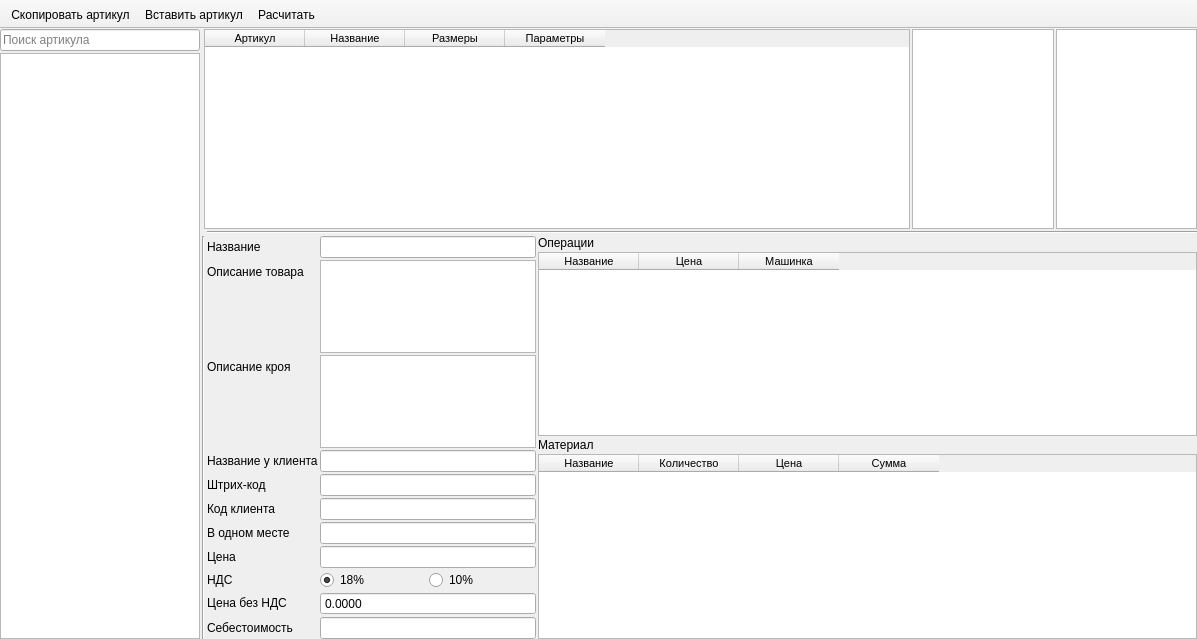
<?xml version="1.0" encoding="UTF-8"?>
<ui version="4.0">
 <class>MainWindow</class>
 <widget class="QMainWindow" name="MainWindow">
  <property name="geometry">
   <rect>
    <x>0</x>
    <y>0</y>
    <width>1197</width>
    <height>639</height>
   </rect>
  </property>
  <property name="windowTitle">
   <string>Артикула</string>
  </property>
  <widget class="QWidget" name="centralwidget">
   <layout class="QGridLayout" name="gridLayout_2" columnstretch="0">
    <property name="leftMargin">
     <number>0</number>
    </property>
    <property name="topMargin">
     <number>0</number>
    </property>
    <property name="rightMargin">
     <number>0</number>
    </property>
    <property name="bottomMargin">
     <number>0</number>
    </property>
    <property name="spacing">
     <number>2</number>
    </property>
    <item row="0" column="0">
     <layout class="QGridLayout" name="gridLayout" columnstretch="4,0,0">
      <property name="leftMargin">
       <number>0</number>
      </property>
      <property name="topMargin">
       <number>0</number>
      </property>
      <property name="rightMargin">
       <number>0</number>
      </property>
      <property name="spacing">
       <number>2</number>
      </property>
      <item row="2" column="1" colspan="2">
       <layout class="QGridLayout" name="gridLayout_5" columnstretch="0,1,2">
        <property name="spacing">
         <number>2</number>
        </property>
        <item row="1" column="2">
         <layout class="QVBoxLayout" name="verticalLayout_4">
          <property name="spacing">
           <number>2</number>
          </property>
          <item>
           <widget class="QLabel" name="label_40">
            <property name="text">
             <string>Операции</string>
            </property>
           </widget>
          </item>
          <item>
           <widget class="QTableWidget" name="tw_operations">
            <property name="font">
             <font>
              <family>Tahoma</family>
              <pointsize>8</pointsize>
             </font>
            </property>
            <property name="acceptDrops">
             <bool>false</bool>
            </property>
            <property name="editTriggers">
             <set>QAbstractItemView::NoEditTriggers</set>
            </property>
            <property name="dragEnabled">
             <bool>false</bool>
            </property>
            <property name="alternatingRowColors">
             <bool>true</bool>
            </property>
            <property name="selectionBehavior">
             <enum>QAbstractItemView::SelectRows</enum>
            </property>
            <attribute name="horizontalHeaderCascadingSectionResizes">
             <bool>false</bool>
            </attribute>
            <attribute name="horizontalHeaderHighlightSections">
             <bool>true</bool>
            </attribute>
            <attribute name="horizontalHeaderShowSortIndicator" stdset="0">
             <bool>false</bool>
            </attribute>
            <attribute name="horizontalHeaderStretchLastSection">
             <bool>false</bool>
            </attribute>
            <attribute name="verticalHeaderVisible">
             <bool>false</bool>
            </attribute>
            <attribute name="verticalHeaderDefaultSectionSize">
             <number>20</number>
            </attribute>
            <attribute name="verticalHeaderHighlightSections">
             <bool>true</bool>
            </attribute>
            <attribute name="verticalHeaderMinimumSectionSize">
             <number>18</number>
            </attribute>
            <attribute name="verticalHeaderShowSortIndicator" stdset="0">
             <bool>false</bool>
            </attribute>
            <attribute name="verticalHeaderStretchLastSection">
             <bool>false</bool>
            </attribute>
            <column>
             <property name="text">
              <string>Название</string>
             </property>
            </column>
            <column>
             <property name="text">
              <string>Цена</string>
             </property>
            </column>
            <column>
             <property name="text">
              <string>Машинка</string>
             </property>
            </column>
           </widget>
          </item>
          <item>
           <widget class="QLabel" name="label_41">
            <property name="text">
             <string>Материал</string>
            </property>
           </widget>
          </item>
          <item>
           <widget class="QTableWidget" name="tw_materials">
            <property name="font">
             <font>
              <family>Tahoma</family>
              <pointsize>8</pointsize>
             </font>
            </property>
            <property name="editTriggers">
             <set>QAbstractItemView::NoEditTriggers</set>
            </property>
            <property name="alternatingRowColors">
             <bool>true</bool>
            </property>
            <property name="selectionBehavior">
             <enum>QAbstractItemView::SelectRows</enum>
            </property>
            <attribute name="verticalHeaderVisible">
             <bool>false</bool>
            </attribute>
            <attribute name="verticalHeaderDefaultSectionSize">
             <number>20</number>
            </attribute>
            <attribute name="verticalHeaderMinimumSectionSize">
             <number>18</number>
            </attribute>
            <column>
             <property name="text">
              <string>Название</string>
             </property>
            </column>
            <column>
             <property name="text">
              <string>Количество</string>
             </property>
            </column>
            <column>
             <property name="text">
              <string>Цена</string>
             </property>
            </column>
            <column>
             <property name="text">
              <string>Сумма</string>
             </property>
            </column>
           </widget>
          </item>
         </layout>
        </item>
        <item row="1" column="1">
         <layout class="QFormLayout" name="formLayout_5">
          <property name="horizontalSpacing">
           <number>2</number>
          </property>
          <property name="verticalSpacing">
           <number>2</number>
          </property>
          <item row="0" column="0">
           <widget class="QLabel" name="label_42">
            <property name="text">
             <string>Название</string>
            </property>
           </widget>
          </item>
          <item row="0" column="1">
           <widget class="QLineEdit" name="le_name">
            <property name="maxLength">
             <number>60</number>
            </property>
           </widget>
          </item>
          <item row="1" column="0">
           <widget class="QLabel" name="label_43">
            <property name="text">
             <string>Описание товара</string>
            </property>
           </widget>
          </item>
          <item row="1" column="1">
           <widget class="QPlainTextEdit" name="pe_product_note">
            <property name="enabled">
             <bool>true</bool>
            </property>
            <property name="font">
             <font>
              <family>Tahoma</family>
             </font>
            </property>
           </widget>
          </item>
          <item row="2" column="0">
           <widget class="QLabel" name="label_44">
            <property name="text">
             <string>Описание кроя</string>
            </property>
           </widget>
          </item>
          <item row="2" column="1">
           <widget class="QPlainTextEdit" name="pe_cut_note">
            <property name="enabled">
             <bool>true</bool>
            </property>
            <property name="font">
             <font>
              <family>Tahoma</family>
             </font>
            </property>
           </widget>
          </item>
          <item row="3" column="0">
           <widget class="QLabel" name="label_45">
            <property name="text">
             <string>Название у клиента</string>
            </property>
           </widget>
          </item>
          <item row="3" column="1">
           <widget class="QLineEdit" name="le_client_name">
            <property name="maxLength">
             <number>65</number>
            </property>
           </widget>
          </item>
          <item row="4" column="0">
           <widget class="QLabel" name="label_46">
            <property name="text">
             <string>Штрих-код</string>
            </property>
           </widget>
          </item>
          <item row="4" column="1">
           <widget class="QLineEdit" name="le_barcode">
            <property name="maxLength">
             <number>15</number>
            </property>
           </widget>
          </item>
          <item row="5" column="0">
           <widget class="QLabel" name="label_47">
            <property name="text">
             <string>Код клиента</string>
            </property>
           </widget>
          </item>
          <item row="5" column="1">
           <widget class="QLineEdit" name="le_client_code">
            <property name="maxLength">
             <number>15</number>
            </property>
           </widget>
          </item>
          <item row="6" column="0">
           <widget class="QLabel" name="label_48">
            <property name="text">
             <string>В одном месте</string>
            </property>
           </widget>
          </item>
          <item row="6" column="1">
           <widget class="QLineEdit" name="le_in_on_place">
            <property name="maxLength">
             <number>10</number>
            </property>
           </widget>
          </item>
          <item row="7" column="0">
           <widget class="QLabel" name="label_49">
            <property name="text">
             <string>Цена</string>
            </property>
           </widget>
          </item>
          <item row="7" column="1">
           <widget class="QLineEdit" name="le_price">
            <property name="enabled">
             <bool>true</bool>
            </property>
           </widget>
          </item>
          <item row="8" column="0">
           <widget class="QLabel" name="label_50">
            <property name="text">
             <string>НДС</string>
            </property>
           </widget>
          </item>
          <item row="8" column="1">
           <layout class="QHBoxLayout" name="horizontalLayout_8">
            <item>
             <widget class="QRadioButton" name="rb_nds_1">
              <property name="text">
               <string>18%</string>
              </property>
              <property name="checked">
               <bool>true</bool>
              </property>
             </widget>
            </item>
            <item>
             <widget class="QRadioButton" name="rb_nds_2">
              <property name="text">
               <string>10%</string>
              </property>
             </widget>
            </item>
           </layout>
          </item>
          <item row="10" column="0">
           <widget class="QLabel" name="label_51">
            <property name="text">
             <string>&lt;html&gt;&lt;head/&gt;&lt;body&gt;&lt;p align=&quot;center&quot;&gt;Цена без НДС&lt;/p&gt;&lt;/body&gt;&lt;/html&gt;</string>
            </property>
           </widget>
          </item>
          <item row="11" column="0">
           <widget class="QLabel" name="label_52">
            <property name="text">
             <string>&lt;html&gt;&lt;head/&gt;&lt;body&gt;&lt;p align=&quot;center&quot;&gt;Себестоимость&lt;/p&gt;&lt;/body&gt;&lt;/html&gt;</string>
            </property>
           </widget>
          </item>
          <item row="10" column="1">
           <widget class="QDoubleSpinBox" name="sb_no_nds">
            <property name="readOnly">
             <bool>true</bool>
            </property>
            <property name="buttonSymbols">
             <enum>QAbstractSpinBox::NoButtons</enum>
            </property>
            <property name="decimals">
             <number>4</number>
            </property>
            <property name="maximum">
             <double>500.990000000000009</double>
            </property>
           </widget>
          </item>
          <item row="11" column="1">
           <widget class="QLineEdit" name="le_cost_price">
            <property name="enabled">
             <bool>true</bool>
            </property>
            <property name="readOnly">
             <bool>true</bool>
            </property>
           </widget>
          </item>
         </layout>
        </item>
        <item row="1" column="0">
         <widget class="Line" name="line_2">
          <property name="orientation">
           <enum>Qt::Vertical</enum>
          </property>
         </widget>
        </item>
        <item row="0" column="1" colspan="2">
         <widget class="Line" name="line">
          <property name="orientation">
           <enum>Qt::Horizontal</enum>
          </property>
         </widget>
        </item>
       </layout>
      </item>
      <item row="1" column="0" rowspan="2">
       <widget class="QTreeWidget" name="tree_widget">
        <property name="minimumSize">
         <size>
          <width>200</width>
          <height>0</height>
         </size>
        </property>
        <property name="maximumSize">
         <size>
          <width>200</width>
          <height>16777215</height>
         </size>
        </property>
        <property name="font">
         <font>
          <family>Tahoma</family>
          <pointsize>8</pointsize>
         </font>
        </property>
        <property name="editTriggers">
         <set>QAbstractItemView::NoEditTriggers</set>
        </property>
        <property name="autoExpandDelay">
         <number>-1</number>
        </property>
        <property name="animated">
         <bool>true</bool>
        </property>
        <property name="headerHidden">
         <bool>true</bool>
        </property>
        <column>
         <property name="text">
          <string notr="true">1</string>
         </property>
        </column>
       </widget>
      </item>
      <item row="0" column="0">
       <widget class="QLineEdit" name="lineEdit">
        <property name="minimumSize">
         <size>
          <width>200</width>
          <height>0</height>
         </size>
        </property>
        <property name="maximumSize">
         <size>
          <width>200</width>
          <height>16777215</height>
         </size>
        </property>
        <property name="placeholderText">
         <string>Поиск артикула</string>
        </property>
       </widget>
      </item>
      <item row="0" column="2" rowspan="2">
       <layout class="QHBoxLayout" name="horizontalLayout" stretch="10,2,2">
        <property name="spacing">
         <number>2</number>
        </property>
        <item>
         <widget class="QTableWidget" name="tw_article">
          <property name="minimumSize">
           <size>
            <width>0</width>
            <height>200</height>
           </size>
          </property>
          <property name="font">
           <font>
            <family>Tahoma</family>
            <pointsize>8</pointsize>
           </font>
          </property>
          <property name="editTriggers">
           <set>QAbstractItemView::NoEditTriggers</set>
          </property>
          <property name="alternatingRowColors">
           <bool>true</bool>
          </property>
          <property name="selectionBehavior">
           <enum>QAbstractItemView::SelectRows</enum>
          </property>
          <property name="sortingEnabled">
           <bool>true</bool>
          </property>
          <attribute name="verticalHeaderVisible">
           <bool>false</bool>
          </attribute>
          <attribute name="verticalHeaderDefaultSectionSize">
           <number>20</number>
          </attribute>
          <attribute name="verticalHeaderMinimumSectionSize">
           <number>18</number>
          </attribute>
          <column>
           <property name="text">
            <string>Артикул</string>
           </property>
          </column>
          <column>
           <property name="text">
            <string>Название</string>
           </property>
          </column>
          <column>
           <property name="text">
            <string>Размеры</string>
           </property>
          </column>
          <column>
           <property name="text">
            <string>Параметры</string>
           </property>
          </column>
         </widget>
        </item>
        <item>
         <widget class="QListWidget" name="lw_size">
          <property name="minimumSize">
           <size>
            <width>120</width>
            <height>0</height>
           </size>
          </property>
          <property name="font">
           <font>
            <family>Tahoma</family>
            <pointsize>8</pointsize>
           </font>
          </property>
          <property name="editTriggers">
           <set>QAbstractItemView::NoEditTriggers</set>
          </property>
         </widget>
        </item>
        <item>
         <widget class="QListWidget" name="lw_parametr">
          <property name="font">
           <font>
            <family>Tahoma</family>
            <pointsize>8</pointsize>
           </font>
          </property>
          <property name="editTriggers">
           <set>QAbstractItemView::NoEditTriggers</set>
          </property>
         </widget>
        </item>
       </layout>
      </item>
     </layout>
    </item>
   </layout>
  </widget>
  <widget class="QToolBar" name="toolBar">
   <property name="windowTitle">
    <string>toolBar</string>
   </property>
   <property name="movable">
    <bool>false</bool>
   </property>
   <attribute name="toolBarArea">
    <enum>TopToolBarArea</enum>
   </attribute>
   <attribute name="toolBarBreak">
    <bool>false</bool>
   </attribute>
   <addaction name="action"/>
   <addaction name="action_2"/>
   <addaction name="pb_calc_matrial"/>
  </widget>
  <action name="action">
   <property name="text">
    <string>Скопировать артикул</string>
   </property>
  </action>
  <action name="action_2">
   <property name="text">
    <string>Вставить артикул</string>
   </property>
  </action>
  <action name="pb_calc_matrial">
   <property name="text">
    <string>Расчитать</string>
   </property>
   <property name="toolTip">
    <string>Расчитать</string>
   </property>
  </action>
 </widget>
 <resources/>
 <connections>
  <connection>
   <sender>tree_widget</sender>
   <signal>itemClicked(QTreeWidgetItem*,int)</signal>
   <receiver>MainWindow</receiver>
   <slot>ui_select_tree()</slot>
   <hints>
    <hint type="sourcelabel">
     <x>31</x>
     <y>93</y>
    </hint>
    <hint type="destinationlabel">
     <x>0</x>
     <y>90</y>
    </hint>
   </hints>
  </connection>
  <connection>
   <sender>tw_article</sender>
   <signal>itemSelectionChanged()</signal>
   <receiver>MainWindow</receiver>
   <slot>ui_select_article()</slot>
   <hints>
    <hint type="sourcelabel">
     <x>366</x>
     <y>144</y>
    </hint>
    <hint type="destinationlabel">
     <x>367</x>
     <y>-38</y>
    </hint>
   </hints>
  </connection>
  <connection>
   <sender>lw_size</sender>
   <signal>itemSelectionChanged()</signal>
   <receiver>MainWindow</receiver>
   <slot>ui_select_size()</slot>
   <hints>
    <hint type="sourcelabel">
     <x>928</x>
     <y>104</y>
    </hint>
    <hint type="destinationlabel">
     <x>922</x>
     <y>-75</y>
    </hint>
   </hints>
  </connection>
  <connection>
   <sender>lw_parametr</sender>
   <signal>itemSelectionChanged()</signal>
   <receiver>MainWindow</receiver>
   <slot>ui_select_parametr()</slot>
   <hints>
    <hint type="sourcelabel">
     <x>1047</x>
     <y>111</y>
    </hint>
    <hint type="destinationlabel">
     <x>1043</x>
     <y>-74</y>
    </hint>
   </hints>
  </connection>
 </connections>
 <slots>
  <slot>ui_select_tree()</slot>
  <slot>ui_select_article()</slot>
  <slot>ui_select_size()</slot>
  <slot>ui_select_parametr()</slot>
 </slots>
</ui>
